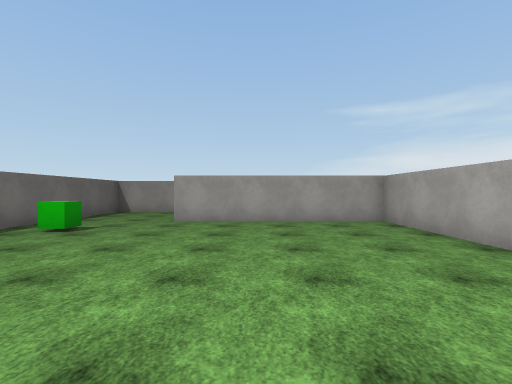
View 1 (above)

22 first-person views from a walk through a scene from a Unity 3-D project. The camera is 1.5 m above the floor, looks level and sees 85° across. The floor is counted in squares, 2 m on a side. Each view is taken from the middle of a square. On the plan, view 1 faces up. The plan holds only what a view shows up to about 10 squares ahead; the rest is blank. The place goes on beyond the plan. The player is left out. Surface patterns are stand-ins for the level's own textures.

View 2
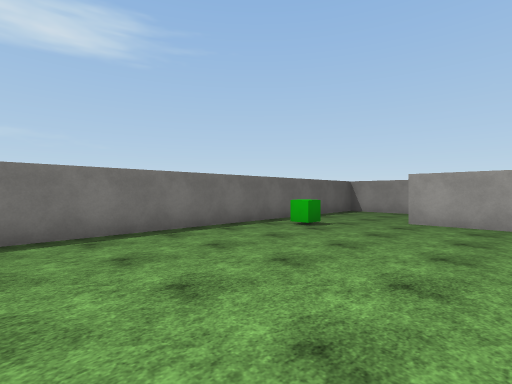

View 3
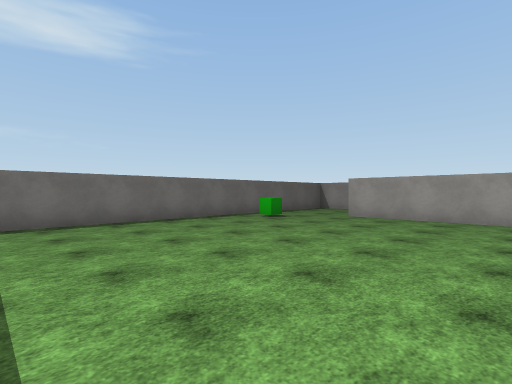

View 4
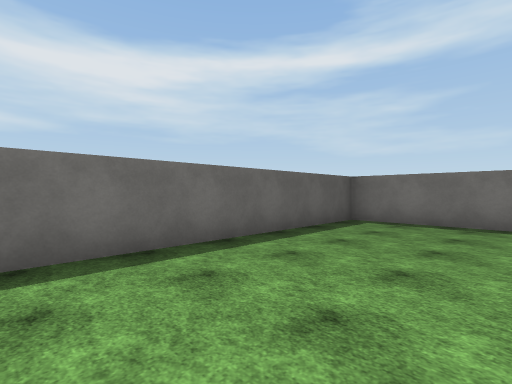

View 5
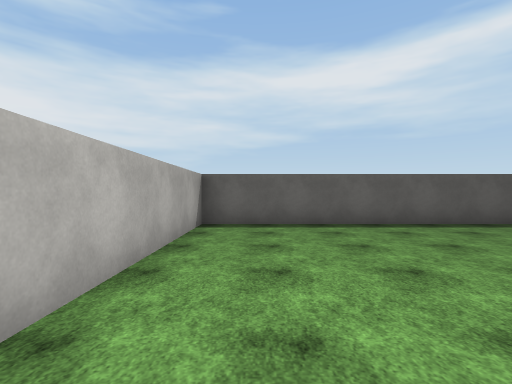

View 6
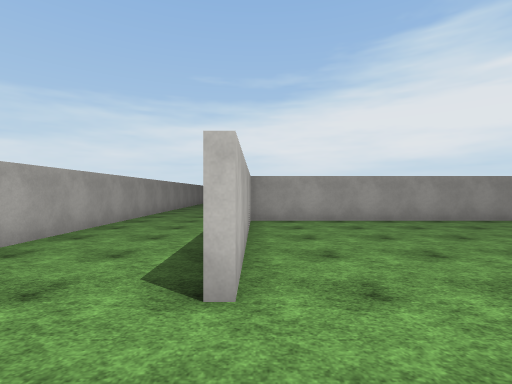

View 7
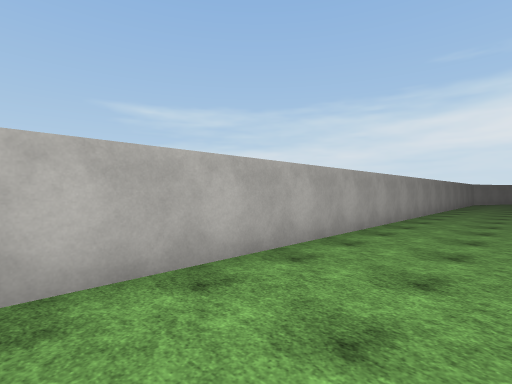

View 8
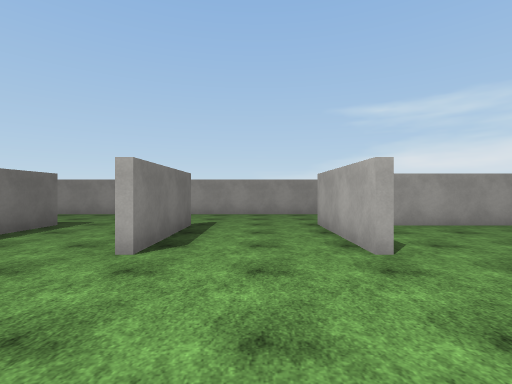

View 9
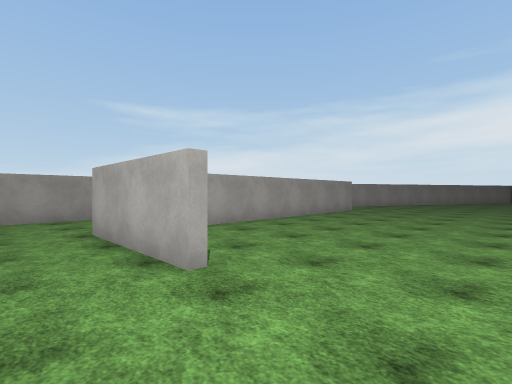

View 10
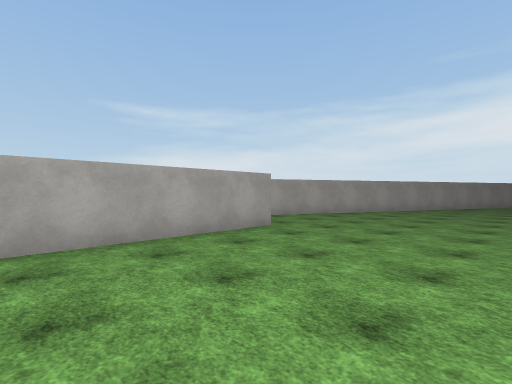

View 11
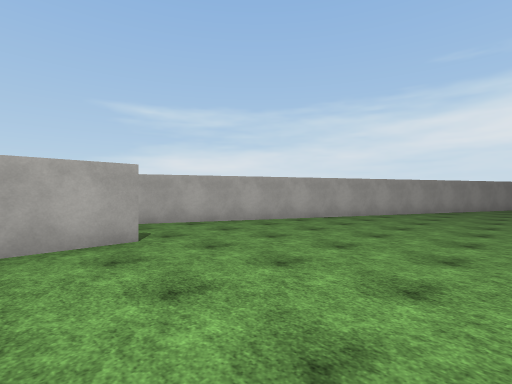

View 12
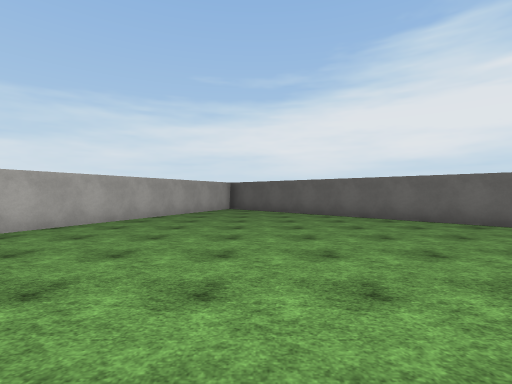

View 13
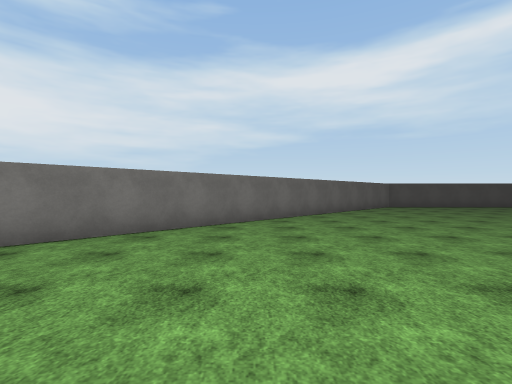

View 14
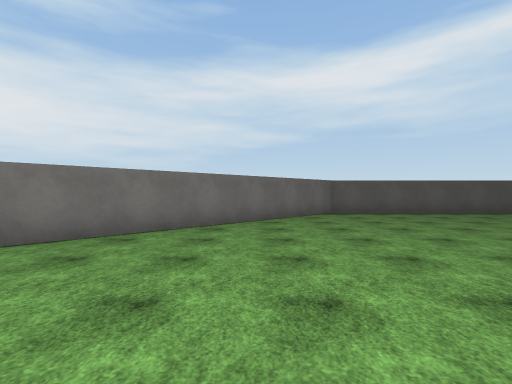

View 15
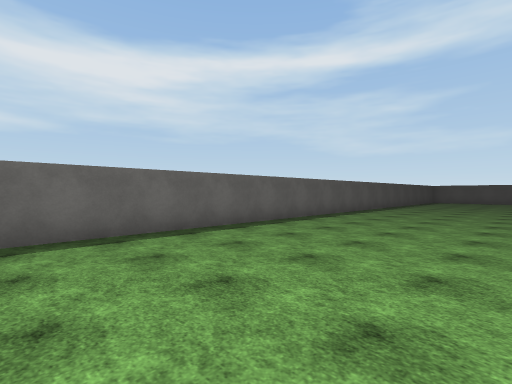

View 16
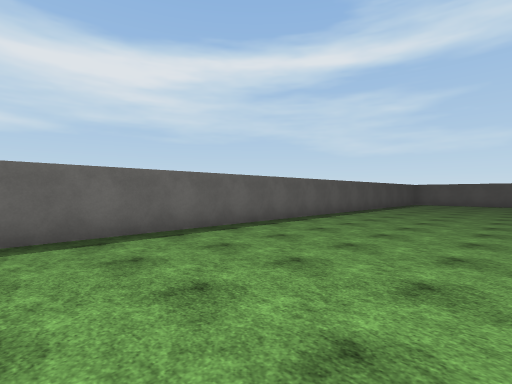

View 17
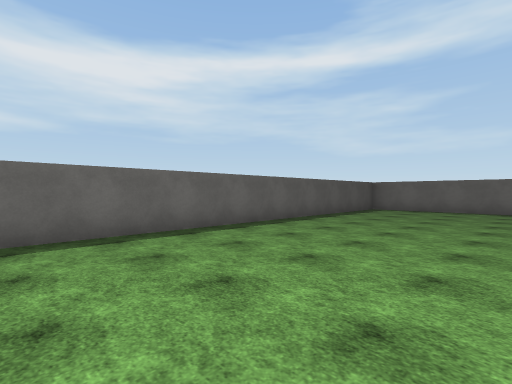

View 18
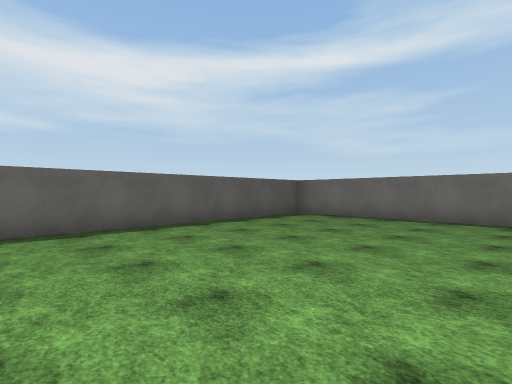

View 19
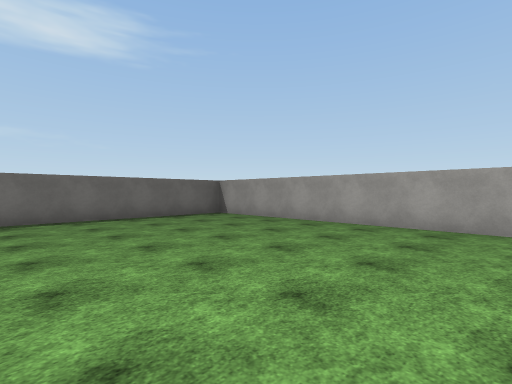

View 20
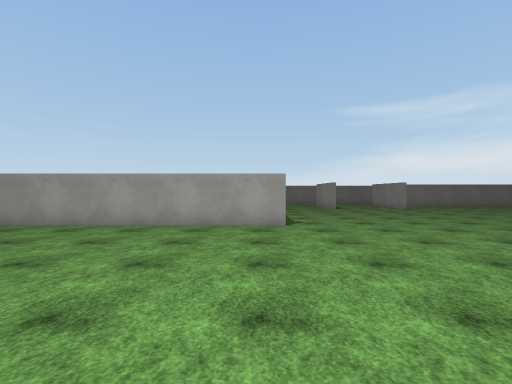

View 21
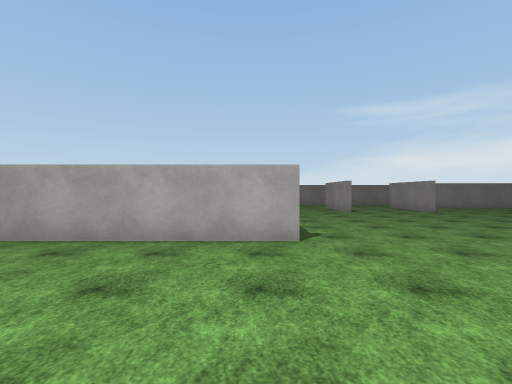

View 22
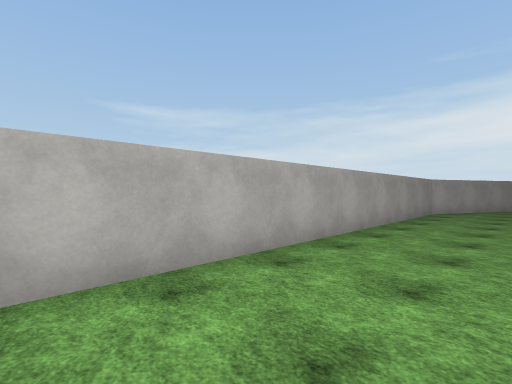

### Floor plan
Points are (right, up) in squares from view 1. A wall is a line through its corners. A room is listed if a view was taken in it or the views show most of it. See-through windows are left out.
Room 1 (views 1, 2, 3, 4, 5)
walls: (-5.2, 6.5) (-5.2, -1.5) (3.3, -1.5) (3.3, 7.2) (-2.1, 7.2)
ways out: opening at (-3.5, 7) to room 2
objects: green cube (-4, 5)
Room 2 (views 6, 7, 8, 9, 10, 11, 12, 13, 14, 15, 16, 17, 18, 19, 20, 21, 22)
walls: (9.4, 4.2) (9.4, 7.5); (3.8, -1.7) (-4.9, -1.7); (18.8, 7.2) (11, 7.2); (6.5, 7.2) (6.5, 4.2); (3.5, 7.4) (3.5, 5.9); (-5.2, -2) (-5.2, -12) (18.3, -12) (31, 0.7); (31, 4.3) (17.8, 10.4) (-3.8, 10.4); (-5.2, 10) (-5.2, 6.5)
ways out: opening at (-3.5, 7) to room 1

Positions as (right, up) in squares from view 1, and headings:
1: (0, 0), facing up
2: (0, 0), facing up-left
3: (2, -1), facing up-left
4: (2, 2), facing down-left
5: (2, 5), facing down
6: (-4, 7), facing right
7: (-2, 8), facing up-right
8: (8, 1), facing up
9: (8, 2), facing up-right
10: (14, 3), facing up-right
11: (17, 3), facing up-right
12: (21, 2), facing right
13: (25, 2), facing down
14: (21, -2), facing down
15: (17, -7), facing down-left
16: (13, -7), facing down-left
17: (7, -7), facing down-left
18: (3, -6), facing down-left
19: (3, -8), facing up-left
20: (3, -8), facing up
21: (3, -6), facing up
22: (7, 8), facing up-right
